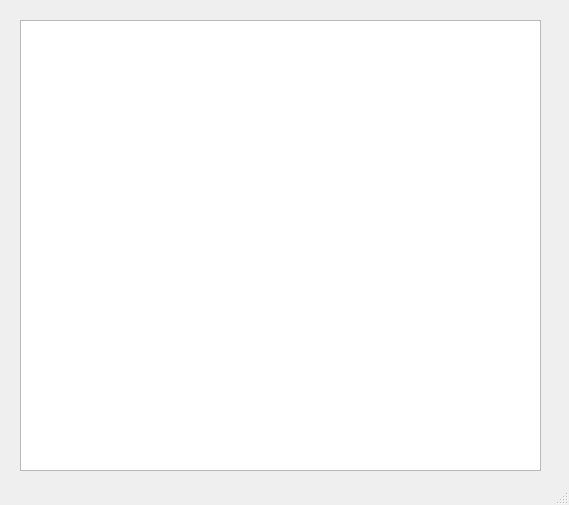
<?xml version="1.0" encoding="UTF-8"?>
<ui version="4.0">
 <class>predictions</class>
 <widget class="QDialog" name="predictions">
  <property name="geometry">
   <rect>
    <x>0</x>
    <y>0</y>
    <width>569</width>
    <height>505</height>
   </rect>
  </property>
  <property name="sizePolicy">
   <sizepolicy hsizetype="Maximum" vsizetype="Maximum">
    <horstretch>0</horstretch>
    <verstretch>0</verstretch>
   </sizepolicy>
  </property>
  <property name="baseSize">
   <size>
    <width>500</width>
    <height>400</height>
   </size>
  </property>
  <property name="mouseTracking">
   <bool>true</bool>
  </property>
  <property name="contextMenuPolicy">
   <enum>Qt::ActionsContextMenu</enum>
  </property>
  <property name="windowTitle">
   <string>Predicted Balances</string>
  </property>
  <property name="sizeGripEnabled">
   <bool>true</bool>
  </property>
  <widget class="QGraphicsView" name="graph">
   <property name="geometry">
    <rect>
     <x>20</x>
     <y>20</y>
     <width>521</width>
     <height>451</height>
    </rect>
   </property>
   <property name="sizePolicy">
    <sizepolicy hsizetype="Expanding" vsizetype="Expanding">
     <horstretch>3</horstretch>
     <verstretch>3</verstretch>
    </sizepolicy>
   </property>
   <property name="mouseTracking">
    <bool>true</bool>
   </property>
   <property name="sizeAdjustPolicy">
    <enum>QAbstractScrollArea::AdjustToContents</enum>
   </property>
   <property name="backgroundBrush">
    <brush brushstyle="SolidPattern">
     <color alpha="255">
      <red>190</red>
      <green>255</green>
      <blue>255</blue>
     </color>
    </brush>
   </property>
   <property name="foregroundBrush">
    <brush brushstyle="NoBrush">
     <color alpha="255">
      <red>0</red>
      <green>0</green>
      <blue>0</blue>
     </color>
    </brush>
   </property>
   <property name="resizeAnchor">
    <enum>QGraphicsView::AnchorViewCenter</enum>
   </property>
  </widget>
 </widget>
 <resources/>
 <connections/>
</ui>
